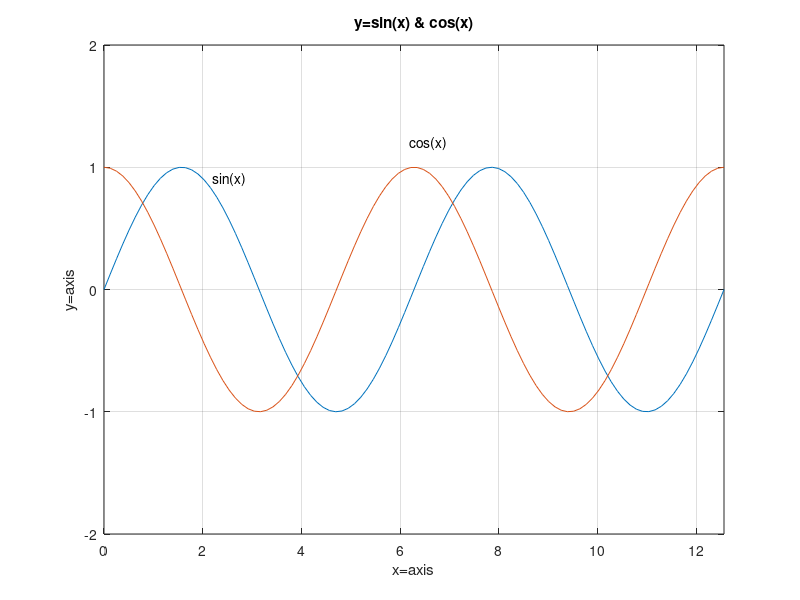

MATLAB code for this plot:
x=linspace(0,4*pi,100);
y=sin(x);
z=cos(x);
plot(x,y,x,z);
xlabel('x=axis');
ylabel('y=axis');
title('y=sin(x) & cos(x)');
axis([0,4*pi -2 2]);
grid on;
text(2.2,0.9,'sin(x)');
text(6.2,1.2,'cos(x)');